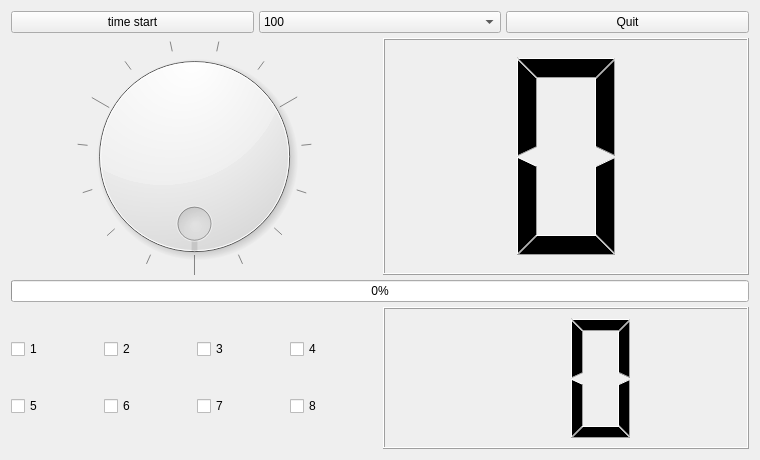
<?xml version="1.0" encoding="UTF-8"?>
<ui version="4.0">
 <class>LedkeyWidget</class>
 <widget class="QWidget" name="LedkeyWidget">
  <property name="geometry">
   <rect>
    <x>0</x>
    <y>0</y>
    <width>760</width>
    <height>460</height>
   </rect>
  </property>
  <property name="windowTitle">
   <string>LedkeyWidget</string>
  </property>
  <layout class="QVBoxLayout" name="verticalLayout_3">
   <item>
    <layout class="QVBoxLayout" name="verticalLayout_2" stretch="1,5,1,3">
     <property name="spacing">
      <number>5</number>
     </property>
     <item>
      <layout class="QHBoxLayout" name="horizontalLayout">
       <item>
        <widget class="QPushButton" name="pPBtimerstart">
         <property name="text">
          <string>time start</string>
         </property>
         <property name="checkable">
          <bool>true</bool>
         </property>
         <property name="autoDefault">
          <bool>false</bool>
         </property>
        </widget>
       </item>
       <item>
        <widget class="QComboBox" name="pCBtimervalue">
         <item>
          <property name="text">
           <string>100</string>
          </property>
         </item>
         <item>
          <property name="text">
           <string>500</string>
          </property>
         </item>
         <item>
          <property name="text">
           <string>1000</string>
          </property>
         </item>
         <item>
          <property name="text">
           <string>2000</string>
          </property>
         </item>
        </widget>
       </item>
       <item>
        <widget class="QPushButton" name="pPBAppQuit">
         <property name="text">
          <string>Quit</string>
         </property>
        </widget>
       </item>
      </layout>
     </item>
     <item>
      <layout class="QHBoxLayout" name="horizontalLayout_2">
       <item>
        <widget class="QDial" name="pDialLed">
         <property name="maximum">
          <number>15</number>
         </property>
         <property name="pageStep">
          <number>5</number>
         </property>
         <property name="wrapping">
          <bool>true</bool>
         </property>
         <property name="notchesVisible">
          <bool>true</bool>
         </property>
        </widget>
       </item>
       <item>
        <widget class="QLCDNumber" name="pLcdNumber">
         <property name="smallDecimalPoint">
          <bool>false</bool>
         </property>
         <property name="digitCount">
          <number>1</number>
         </property>
         <property name="mode">
          <enum>QLCDNumber::Hex</enum>
         </property>
         <property name="intValue" stdset="0">
          <number>0</number>
         </property>
        </widget>
       </item>
      </layout>
     </item>
     <item>
      <layout class="QHBoxLayout" name="horizontalLayout_3">
       <item>
        <widget class="QProgressBar" name="pProgressBarLed">
         <property name="acceptDrops">
          <bool>false</bool>
         </property>
         <property name="autoFillBackground">
          <bool>false</bool>
         </property>
         <property name="maximum">
          <number>15</number>
         </property>
         <property name="value">
          <number>0</number>
         </property>
         <property name="textVisible">
          <bool>true</bool>
         </property>
         <property name="invertedAppearance">
          <bool>false</bool>
         </property>
        </widget>
       </item>
      </layout>
     </item>
     <item>
      <layout class="QHBoxLayout" name="horizontalLayout_4">
       <item>
        <layout class="QGridLayout" name="gridLayout">
         <item row="1" column="2">
          <widget class="QCheckBox" name="pCBkey3">
           <property name="text">
            <string>7</string>
           </property>
          </widget>
         </item>
         <item row="0" column="2">
          <widget class="QCheckBox" name="pCBkey7">
           <property name="text">
            <string>3</string>
           </property>
          </widget>
         </item>
         <item row="0" column="1">
          <widget class="QCheckBox" name="pCBkey4">
           <property name="text">
            <string>2</string>
           </property>
          </widget>
         </item>
         <item row="1" column="3">
          <widget class="QCheckBox" name="pCBkey2">
           <property name="text">
            <string>8</string>
           </property>
          </widget>
         </item>
         <item row="1" column="0">
          <widget class="QCheckBox" name="pCBkey5">
           <property name="text">
            <string>5</string>
           </property>
          </widget>
         </item>
         <item row="1" column="1">
          <widget class="QCheckBox" name="pCBkey8">
           <property name="text">
            <string>6</string>
           </property>
          </widget>
         </item>
         <item row="0" column="3">
          <widget class="QCheckBox" name="pCBkey6">
           <property name="text">
            <string>4</string>
           </property>
          </widget>
         </item>
         <item row="0" column="0">
          <widget class="QCheckBox" name="pCBkey1">
           <property name="text">
            <string>1</string>
           </property>
          </widget>
         </item>
        </layout>
       </item>
       <item>
        <widget class="QLCDNumber" name="pLcdNumberT">
         <property name="smallDecimalPoint">
          <bool>false</bool>
         </property>
         <property name="digitCount">
          <number>2</number>
         </property>
         <property name="intValue" stdset="0">
          <number>0</number>
         </property>
        </widget>
       </item>
      </layout>
     </item>
    </layout>
   </item>
  </layout>
 </widget>
 <resources/>
 <connections>
  <connection>
   <sender>pDialLed</sender>
   <signal>valueChanged(int)</signal>
   <receiver>pLcdNumber</receiver>
   <slot>display(int)</slot>
   <hints>
    <hint type="sourcelabel">
     <x>203</x>
     <y>155</y>
    </hint>
    <hint type="destinationlabel">
     <x>466</x>
     <y>199</y>
    </hint>
   </hints>
  </connection>
 </connections>
</ui>
